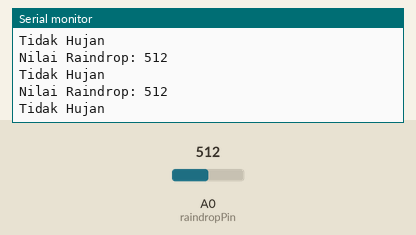
Recording of a sketch running on a simulated Arduino Uno, built with avr-gcc and run on an emulated ATmega328P. Parts: the last lines printed to the serial monitor. The test bench sets the inputs (shaded band); at power-on: A0 (raindropPin) = 512.

Above: at 1.3 s.
1.4 s: A0 (raindropPin) set to 483
At 1.82 s:
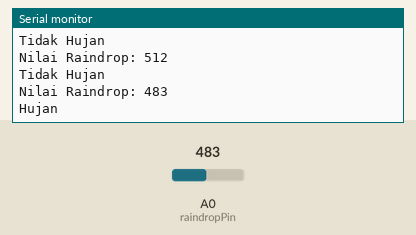
3.5 s: A0 (raindropPin) set to 510
At 3.82 s:
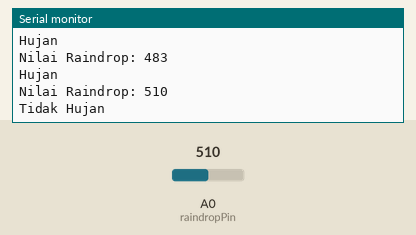
Timing chart, 0 to 6.5 s (numbered marks = the images above; inputs shaded):
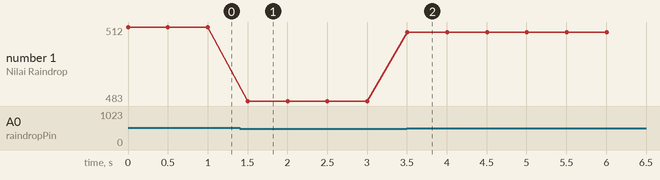

The sketch:

raindrop_module.ino
```cpp
// Pin yang digunakan untuk menghubungkan raindrop modul
int raindropPin = A0;

void setup() {
  // Menginisialisasi Serial Monitor
  Serial.begin(9600);
}

void loop() {
  // Membaca nilai analog dari modul raindrop
  int raindropValue = analogRead(raindropPin);

  // Menampilkan nilai bacaan pada Serial Monitor
  Serial.print("Nilai Raindrop: ");
  Serial.println(raindropValue);

  // Menentukan status hujan berdasarkan nilai bacaan
  if (raindropValue < 500) {
    Serial.println("Hujan");
  } else {
    Serial.println("Tidak Hujan");
  }

  // Jeda sejenak sebelum membaca nilai berikutnya
  delay(500);
}
```

Measured:
- the behaviour switches between 500 and 499 on A0 (raindropPin) (found by bisection; images 0 and 1)
- after the input at 1.4 s, the serial monitor: prints a new line after 0.10 s (image 1)
- after the input at 3.5 s, the serial monitor: prints a new line at once (image 2)
- plotted number 1: 512 → 483 after the input at 1.4 s, 483 → 510 after the input at 3.5 s
